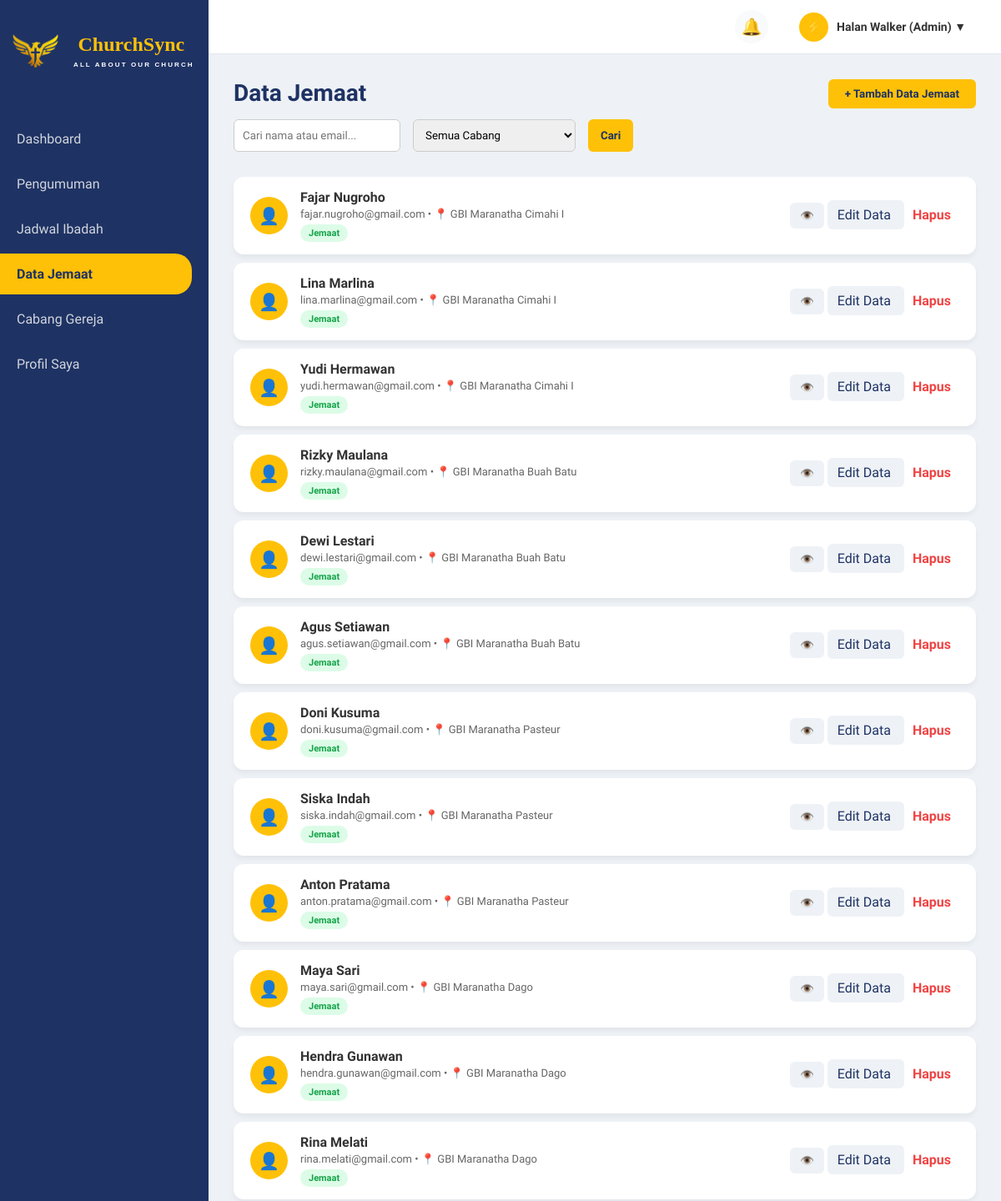
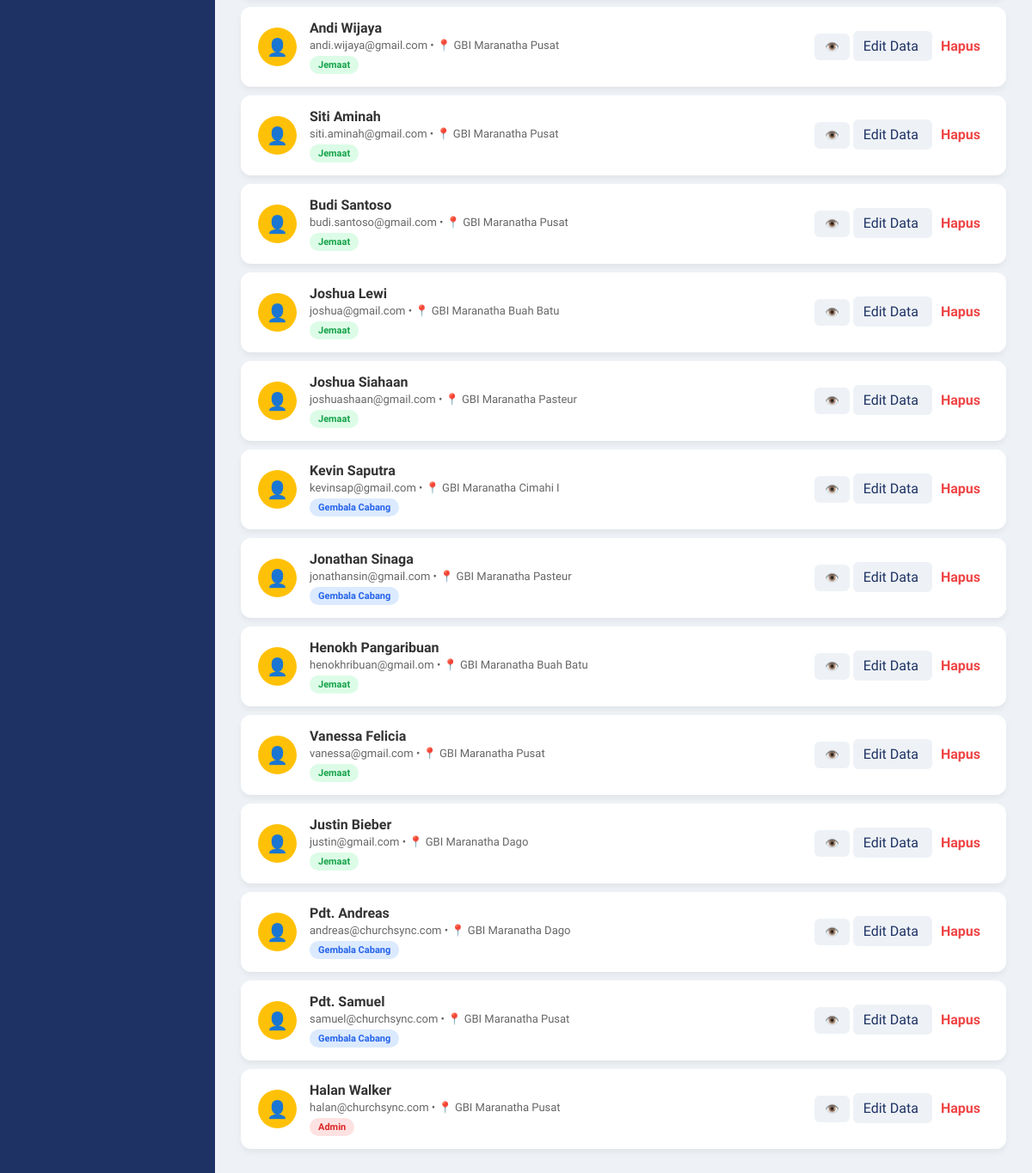
Page /admin/data_jemaat_admin.php (signed in) on the earlier database version (2 pictures, top to bottom).
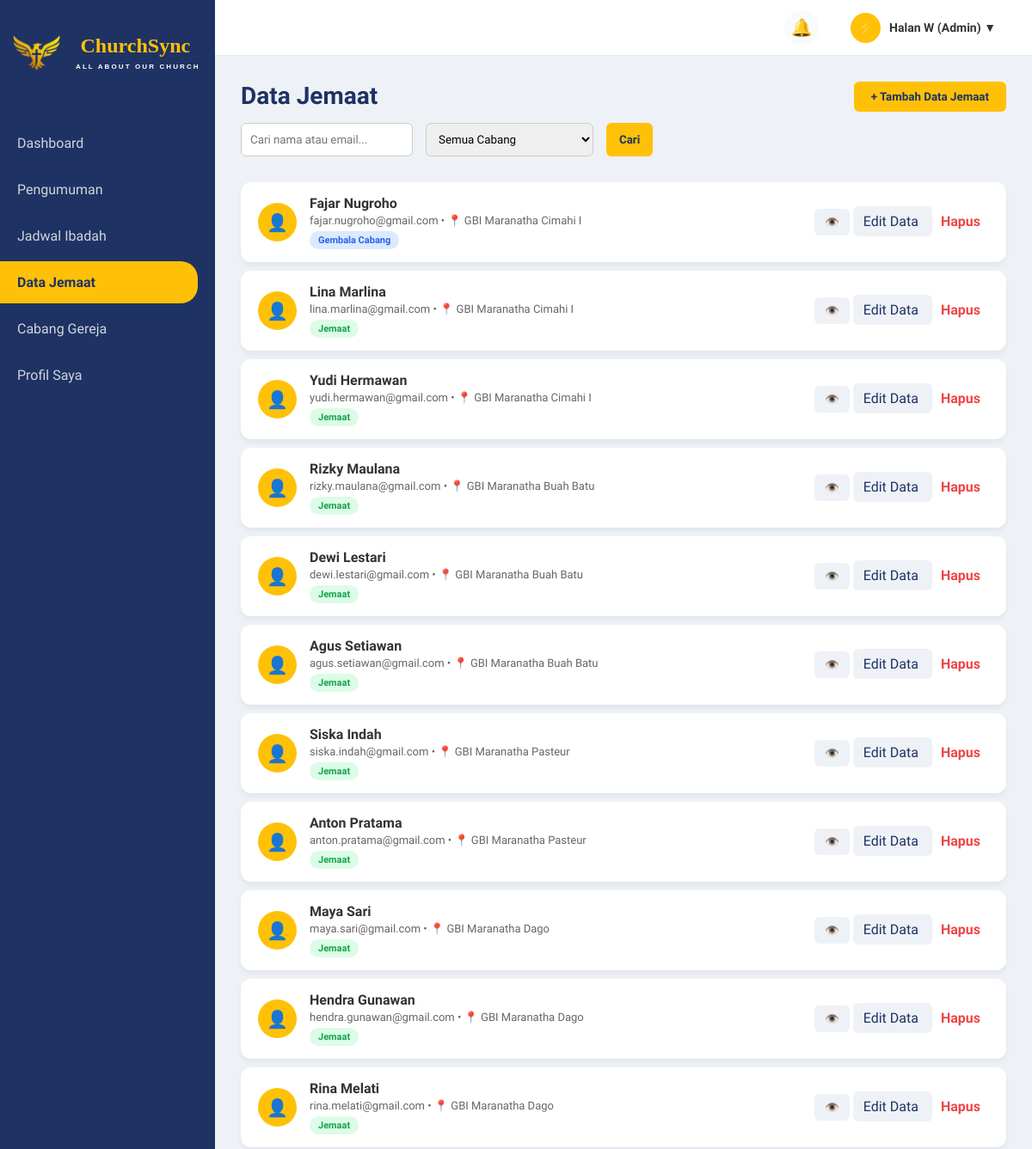
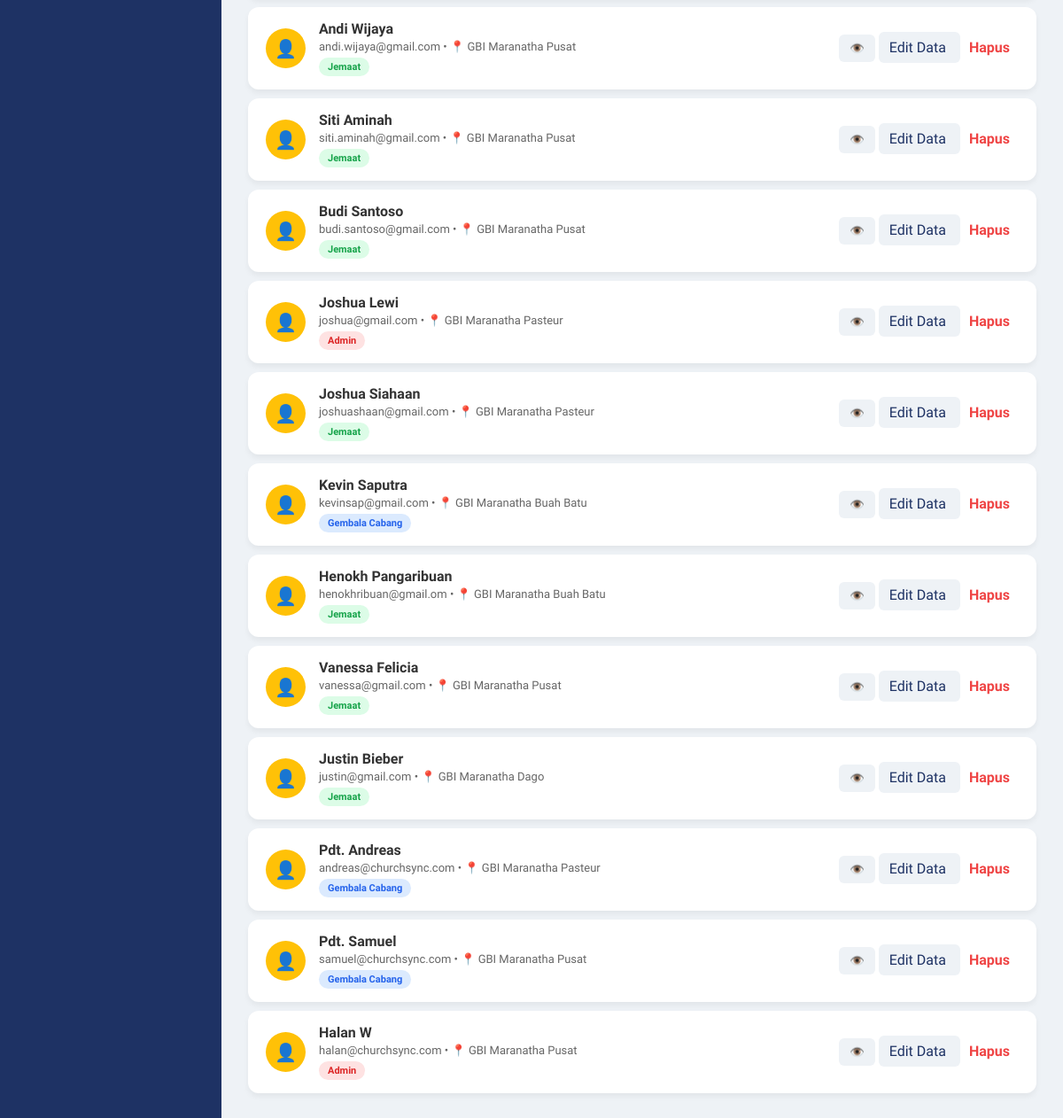
Same page on the later database version (2 pictures, top to bottom).
### tables this page shows
CREATE TABLE `jemaat` (
  `id_jemaat` int(20) NOT NULL AUTO_INCREMENT,
  `nama_lengkap` varchar(100) NOT NULL,
  `tanggal_lahir` date NOT NULL,
  `no_telp` varchar(100) NOT NULL,
  `alamat` varchar(255) NOT NULL,
  `email` varchar(100) NOT NULL,
  `password` varchar(100) NOT NULL,
  `role` enum('jemaat','gembala_cabang','admin') NOT NULL,
  `id_cabang` int(11) NOT NULL,
  PRIMARY KEY (`id_jemaat`),
  KEY `fk_jemaat_cabang` (`id_cabang`),
  CONSTRAINT `fk_jemaat_cabang` FOREIGN KEY (`id_cabang`) REFERENCES `cabang_gereja` (`id_cabang`)
);

CREATE TABLE `cabang_gereja` (
  `id_cabang` int(5) NOT NULL AUTO_INCREMENT,
  `nama_cabang` varchar(100) NOT NULL,
  `alamat_cabang` varchar(255) NOT NULL,
  `id_gembala` int(11) DEFAULT NULL,
  PRIMARY KEY (`id_cabang`)
);

### admin/data_jemaat_admin.php (the view, shortened to what this page needs)
<?php
include '../koneksi.php';
$search = $_GET['search'] ?? '';
$where = [];
$where_sql = !empty($where) ? "WHERE " . implode(" AND ", $where) : "";
$query_jemaat = mysqli_query($conn, "
    SELECT j.*, c.nama_cabang
    FROM jemaat j
    LEFT JOIN cabang_gereja c ON j.id_cabang = c.id_cabang
    $where_sql
    ORDER BY j.id_jemaat DESC
");
?>
<!DOCTYPE html>
<html lang="id">
<head>
    <link rel="stylesheet" href="../style.css">
</head>
<body>
    <div class="sidebar">
        <div class="sidebar-logo">
            <img src="../uploads/churchsync-logo.png" alt="Logo ChurchSync">
            <div class="logo-text-wrapper">
                ChurchSync
                <span>
                    ALL ABOUT OUR CHURCH
                </span>
            </div>
        </div>
        <nav>
            <a href="dashboard_admin.php" class="nav-link">Dashboard</a>
            <a href="pengumuman_admin.php" class="nav-link">Pengumuman</a>
            <a href="jadwal_admin_up.php" class="nav-link">Jadwal Ibadah</a>
            <a href="data_jemaat_admin.php" class="nav-link active">Data Jemaat</a>
            <a href="cabang_admin.php" class="nav-link">Cabang Gereja</a>
            <a href="profil_admin.php" class="nav-link">Profil Saya</a>
        </nav>
    </div>
    <div class="content-wrapper">
        <div class="top-navbar">
            <div class="navbar-right">
                <?php include '../widget_notif.php'; ?>
                <div class="user-profile-dropdown" onclick="toggleDropdown()">
                    <div class="nav-avatar">⚡</div>
                    <div class="nav-user-name">
                        <?= $_SESSION['nama_lengkap']; ?> (Admin) ▼
                    </div>
                </div>
            </div>
        </div>
        <div class="main-content">
            <div class="header-toolbar">
                <div class="page-title">
                    <h2>Data Jemaat</h2>
                    <div class="toolbar-actions">
                        <form method="GET" style="display: flex; gap: 15px;">
                            <input type="text" name="search" class="search-box"
                                placeholder="Cari nama atau email..."
                                value="<?= htmlspecialchars($search); ?>">
                            <select name="id_cabang" class="filter-box" onchange="this.form.submit()">
                                <option value="">Semua Cabang</option>
                            </select>
                            <button type="submit" class="btn-add" style="padding: 10px 15px;">Cari</button>
                        </form>
                    </div>
                </div>
                <div style="display: flex; gap: 10px;">
                    <button class="btn-add"
                        onclick="document.getElementById('modalTambahDataAdmin').style.display='flex'">
                        + Tambah Data Jemaat
                    </button>
                </div>
            </div>
            <?php while ($row = mysqli_fetch_assoc($query_jemaat)) : ?>
                <div class="list-card">
                    <div class="item-info">
                        <div class="avatar">👤</div>
                        <div class="item-text">
                            <h4><?= $row['nama_lengkap']; ?></h4>
                            <p>
                                <?= $row['email']; ?>
                                • 📍 <?= $row['nama_cabang'] ? htmlspecialchars($row['nama_cabang']) : 'Belum ada cabang'; ?>
                            </p>
                            <?php
                            $role = $row['role'];
                            if ($role == 'admin') {
                                $bg = '#fee2e2';
                                $color = '#dc2626';
                            } elseif ($role == 'gembala_cabang') {
                                $bg = '#dbeafe';
                                $color = '#2563eb';
                            } else {
                                $bg = '#dcfce7';
                                $color = '#16a34a';
                            }
                            ?>
                            <span style="
                                display:inline-block;
                                margin-top:5px;
                                background:<?= $bg ?>;
                                color:<?= $color ?>;
                                padding:4px 10px;
                                border-radius:20px;
                                font-size:11px;
                                font-weight:600;
                            ">
                                <?= ucwords(str_replace('_', ' ', strtolower($role))); ?>
                            </span>
                        </div>
                    </div>
                    <div class="action-btns">
                        <button
                            class="btn-edit"
                            onclick="viewJemaat(
                                '<?= addslashes($row['nama_lengkap']); ?>',
                                '<?= htmlspecialchars($row['email']); ?>',
                                '<?= htmlspecialchars($row['no_telp']); ?>',
                                '<?= htmlspecialchars($row['tanggal_lahir']); ?>',
                                '<?= addslashes($row['alamat']); ?>',
                                '<?= addslashes($row['nama_cabang']); ?>',
                                '<?= htmlspecialchars($row['role']); ?>'
                            )">
                            👁️
                        </button>
                        <a href="proses_edit_jemaat.php?id=<?= $row['id_jemaat']; ?>"
                            class="btn-edit"
                            style="text-decoration:none;padding:8px 12px;border-radius:6px;">
                            Edit Data
                        </a>
                        <a href="proses_hapus_jemaat.php?id=<?= $row['id_jemaat']; ?>"
                            onclick="return confirm('Apakah anda yakin mau hapus data jemaat ini? Data yang dihapus tidak bisa dikembalikan!');"
                            style="color: #ef4444; font-weight: bold; text-decoration: none; padding: 5px 10px;">
                            Hapus
                        </a>
                    </div>
                </div>
            <?php endwhile; ?>
        </div>
    </div>
</body>
</html>

### widget_notif.php (shortened to what this page needs)
<div class="noti-container">
    <div class="noti-icon" onclick="toggleNotif(event)">
        🔔
    </div>
</div>

### style.css (style rules this page uses)
:root { --primary-blue: #1e3264; --primary-yellow: #ffc107; --bg-light: #eef2f6; --card-bg: #ffffff; --text-dark: #333; --text-gray: #666; --tag-important: #dc3545; --tag-activity: #17a2b8; --tag-worship: #28a745; }
* { margin: 0; padding: 0; box-sizing: border-box; font-family: 'Plus Jakarta Sans', sans-serif; }
body { display: flex; background-color: var(--bg-light); height: 100vh; }
.sidebar { width: 250px; background-color: var(--primary-blue); color: white; display: flex; flex-direction: column; padding: 20px 0; }
.sidebar-logo { text-align: center; font-size: 24px; font-weight: bold; color: var(--primary-yellow); margin-bottom: 40px; }
.sidebar-logo span { display: block; font-size: 12px; color: #ccc; font-weight: normal; }
.nav-link { padding: 15px 20px; color: #d1d5db; text-decoration: none; display: block; transition: 0.3s; margin-bottom: 5px; }
.nav-link:hover, .nav-link.active { background-color: var(--primary-yellow); color: var(--primary-blue); font-weight: bold; border-radius: 0 20px 20px 0; margin-right: 20px; }
.main-content { flex: 1; padding: 30px; overflow-y: auto; }
.content-wrapper { flex: 1; display: flex; flex-direction: column; height: 100vh; overflow: hidden; }
.top-navbar { height: 65px; background-color: #ffffff; display: flex; justify-content: flex-end; align-items: center; padding: 0 30px; border-bottom: 1px solid #e2e8f0; flex-shrink: 0; }
.navbar-right { display: flex; align-items: center; gap: 25px; }
.noti-icon { font-size: 20px; cursor: pointer; position: relative; user-select: none; }
.user-profile-dropdown { position: relative; display: flex; align-items: center; gap: 12px; cursor: pointer; padding: 6px 12px; border-radius: 8px; transition: 0.3s; user-select: none; }
.nav-avatar { width: 35px; height: 35px; background-color: var(--primary-yellow); border-radius: 50%; display: flex; align-items: center; justify-content: center; font-size: 16px; }
.nav-user-name { font-size: 14px; font-weight: 600; color: var(--text-dark); }
.sidebar-logo { display: flex; align-items: center; gap: 12px; padding: 20px 15px; }
.sidebar-logo img { width: 55px; height: auto; flex-shrink: 0; }
.logo-text-wrapper { font-family: Georgia, serif; font-size: 24px; font-weight: bold; color: #ffc107; }
.logo-text-wrapper span { margin-top: 6px; font-family: Arial, sans-serif; font-size: 8px; font-weight: 600; color: white; letter-spacing: 2.1px; text-transform: uppercase; margin-left: 6px; }

### admin/data_jemaat_admin.php (style rules this page uses)
.logo-text-wrapper { font-family: Georgia, serif; font-size: 24px; font-weight: bold; color: #ffc107; }
.logo-text-wrapper span { margin-top: 6px; font-family: Arial, sans-serif; font-size: 8px; font-weight: 600; color: white; letter-spacing: 2.1px; text-transform: uppercase; margin-left: 6px; }
.header-toolbar { display: flex; justify-content: space-between; align-items: flex-start; margin-bottom: 30px; }
.page-title h2 { color: var(--primary-blue); font-size: 28px; }
.toolbar-actions { display: flex; gap: 10px; margin-top: 15px; }
.search-box { padding: 10px; border: 1px solid #ccc; border-radius: 6px; width: 200px; }
.filter-box { padding: 10px; border: 1px solid #ccc; border-radius: 6px; }
.btn-add { background-color: var(--primary-yellow); color: var(--primary-blue); border: none; padding: 10px 20px; border-radius: 6px; font-weight: bold; cursor: pointer; }
.list-card { background: white; border-radius: 12px; padding: 15px 20px; box-shadow: 0 4px 6px rgba(0, 0, 0, 0.05); margin-bottom: 10px; display: flex; justify-content: space-between; align-items: center; }
.item-info { display: flex; align-items: center; gap: 15px; }
.avatar { width: 45px; height: 45px; background: var(--primary-yellow); border-radius: 50%; display: flex; align-items: center; justify-content: center; font-size: 20px; }
.item-text h4 { color: var(--text-dark); margin-bottom: 3px; }
.item-text p { color: var(--text-gray); font-size: 13px; }
.action-btns button { border: none; padding: 8px 12px; border-radius: 6px; cursor: pointer; font-weight: bold; margin-left: 5px; }
.btn-edit { background-color: #eef2f6; color: var(--primary-blue); }
.user-profile-dropdown { position: relative; display: flex; align-items: center; gap: 10px; cursor: pointer; }

### widget_notif.php (style rules this page uses)
.noti-container { position: relative; display: inline-block; }
.noti-icon { cursor: pointer; display: flex; align-items: center; justify-content: center; width: 40px; height: 40px; border-radius: 50%; background: #f8fafc; transition: 0.3s; position: relative; }

Differences in the rows shown:
removed jemaat: nama_lengkap "Doni Kusuma", email "doni.kusuma@gmail.com", id_cabang.nama_cabang "GBI Maranatha Pasteur", role "Jemaat"
removed jemaat: nama_lengkap "Jonathan Sinaga", email "jonathansin@gmail.com", id_cabang.nama_cabang "GBI Maranatha Pasteur", role "Gembala Cabang"
changed jemaat "Fajar Nugroho": role "Jemaat" → "Gembala Cabang"
changed jemaat "Joshua Lewi": id_cabang.nama_cabang "GBI Maranatha Buah Batu" → "GBI Maranatha Pasteur"; role "Jemaat" → "Admin"
changed jemaat "Kevin Saputra": id_cabang.nama_cabang "GBI Maranatha Cimahi I" → "GBI Maranatha Buah Batu"
changed jemaat "Pdt. Andreas": id_cabang.nama_cabang "GBI Maranatha Dago" → "GBI Maranatha Pasteur"
changed jemaat "halan@churchsync.com": nama_lengkap "Halan Walker" → "Halan W"
Other differences:
$_SESSION['nama_lengkap']: "Halan Walker" → "Halan W"
